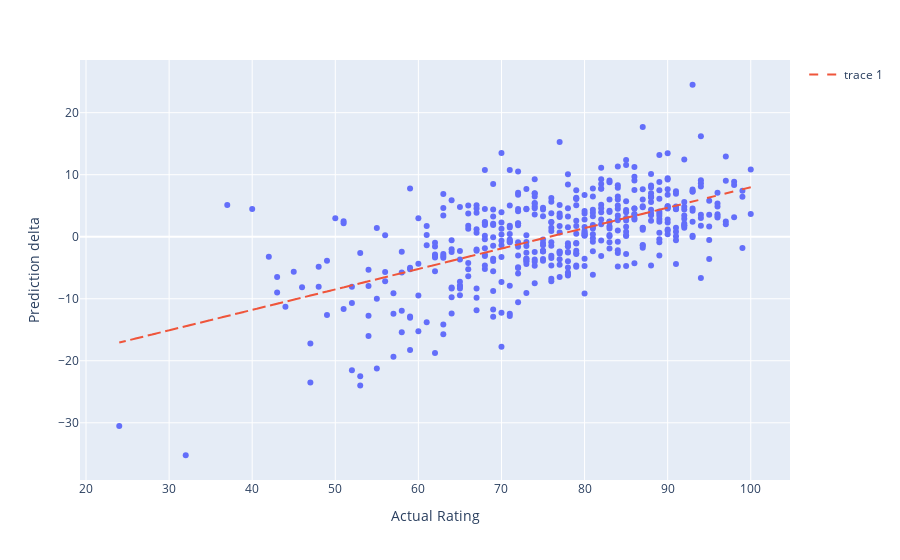

Notebook cell for this chart:
### Code cell
# scatter plot of spread of predictions by rating
scores_comp['Prediction delta'] = scores_comp['Actual Rating'] - scores_comp['Predicted Rating']
fig = px.scatter(scores_comp, x="Actual Rating", y="Prediction delta", hover_name= 'Game')
#find line of best fit
lobf = np.polyfit(scores_comp["Actual Rating"], scores_comp["Prediction delta"], 1)
best_fit_points = (np.poly1d(lobf)(scores_comp["Actual Rating"]))
#plot line of best fit
fig.add_trace(go.Scatter(x=scores_comp["Actual Rating"], y=best_fit_points, line = dict(dash = 'dash')))

### Figure 1 — Plotly figure (JSON) as saved in the notebook; plotly's stock layout.template omitted (floating-point values rounded to 4 significant figures; data arrays with more than 128 entries replaced by an {"elided": "..."} marker saying what was removed)
{"data": [{"hovertemplate": "<b>%{hovertext}</b><br><br>Actual Rating=%{x}<br>Prediction delta=%{y}<extra></extra>", "hovertext": {"elided": "468 str values"}, "legendgroup": "", "marker": {"color": "#636efa", "symbol": "circle"}, "mode": "markers", "name": "", "orientation": "v", "showlegend": false, "type": "scatter", "x": {"elided": "468 int values"}, "xaxis": "x", "y": {"elided": "468 float values"}, "yaxis": "y"}, {"line": {"dash": "dash"}, "type": "scatter", "x": {"elided": "468 int values"}, "y": {"elided": "468 float values"}}], "layout": {"legend": {"tracegroupgap": 0}, "margin": {"t": 60}, "xaxis": {"anchor": "y", "domain": [0, 1], "title": {"text": "Actual Rating"}}, "yaxis": {"anchor": "x", "domain": [0, 1], "title": {"text": "Prediction delta"}}}}
